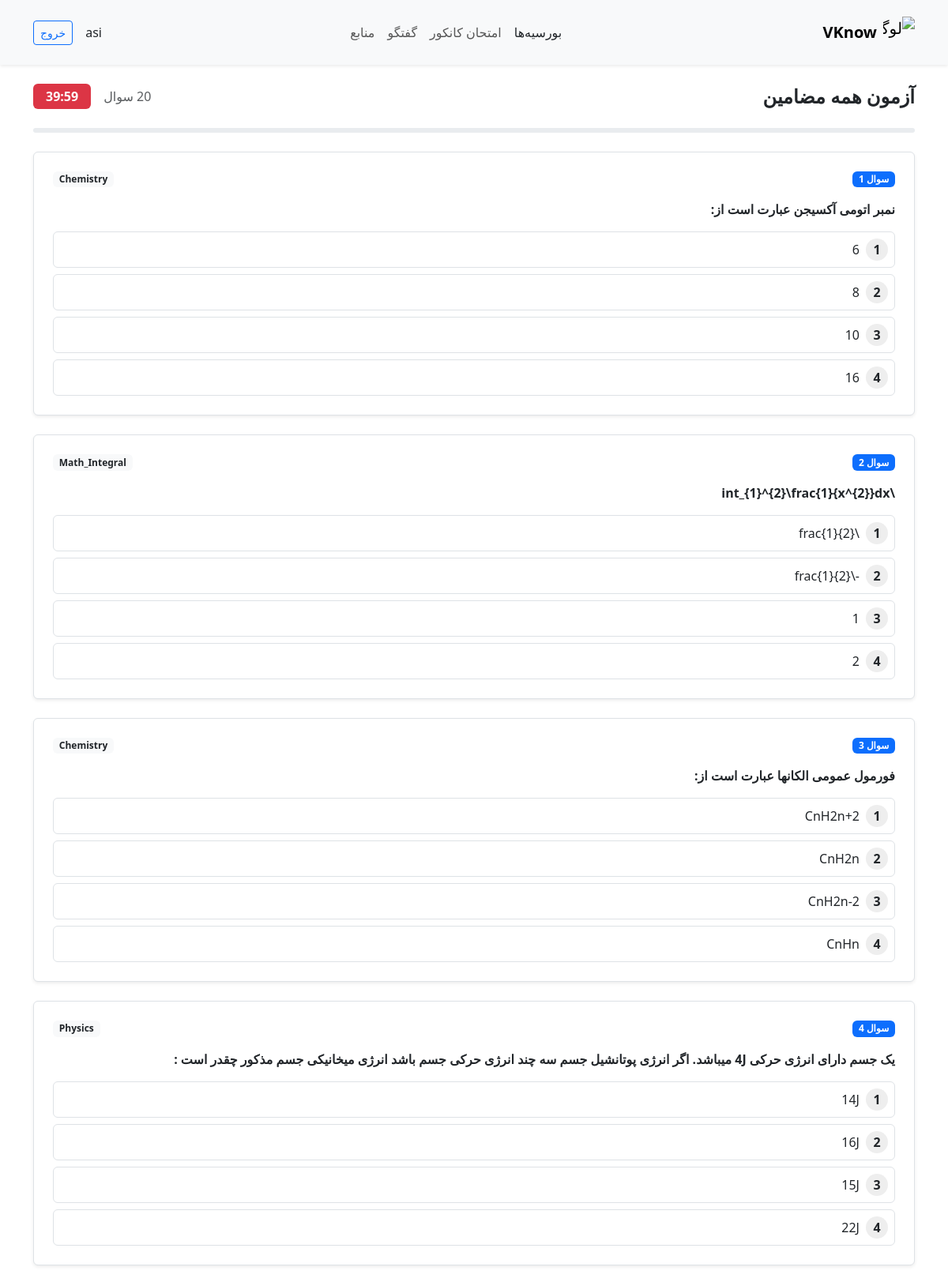
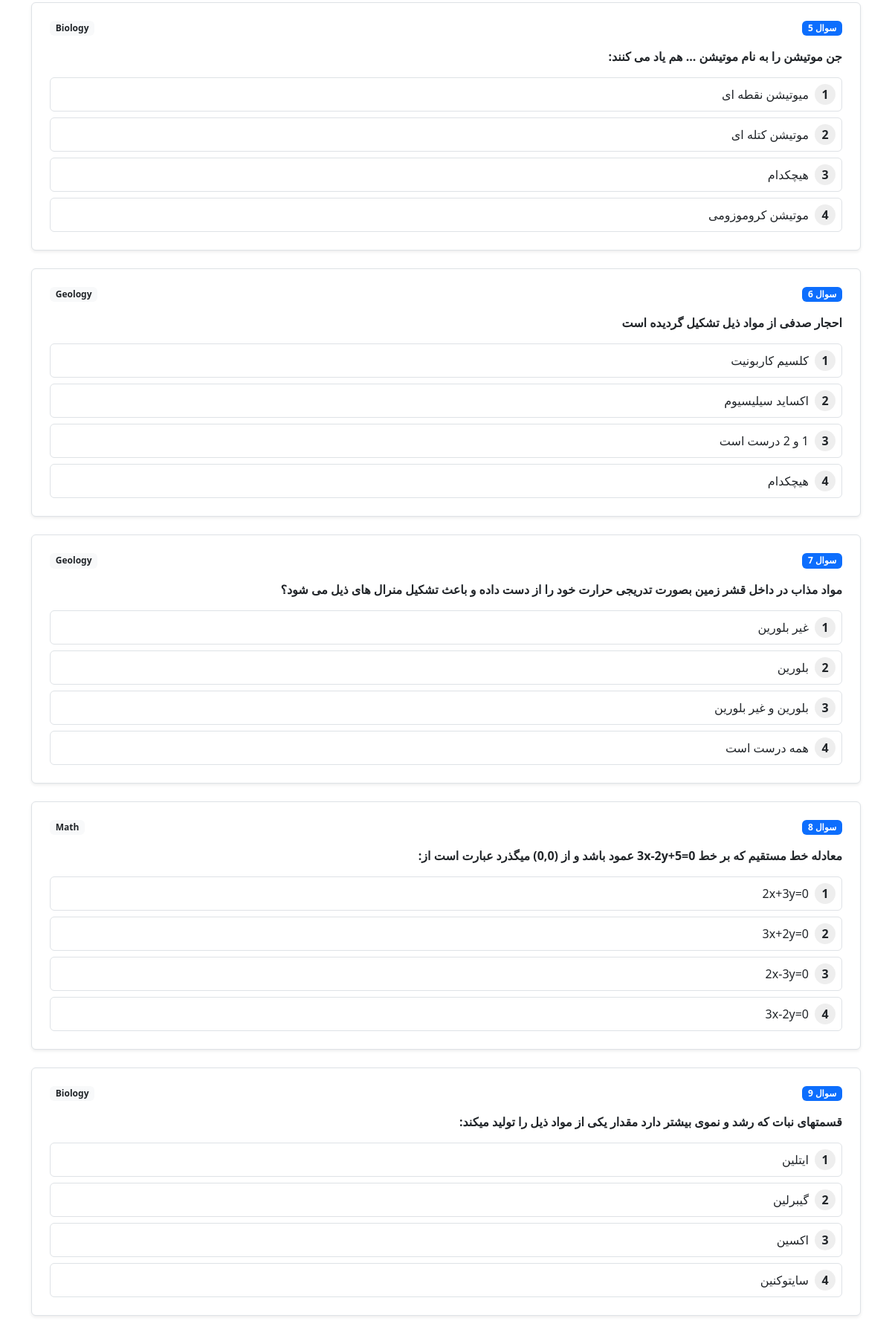
Screenshot of /test/start/ (signed in, upper part) with the database file from the repository (2 pictures, top to bottom).
### kankoor_app/models.py (models this page shows, shortened)
class Question(models.Model):
    SUBJECT_CHOICES = [
        ('Biology', 'Biology'),
        ('Chemistry', 'Chemistry'),
        ('Dari', 'Dari'),
        ('Geology', 'Geology'),
        ('Math', 'Math'),
        ('Physics', 'Physics'),
    ]
    DIFFICULTY_CHOICES = [
        ('easy', 'آسان'),
        ('medium', 'متوسط'),
        ('hard', 'سخت'),
    ]
    question_id = models.IntegerField()
    question = models.TextField()
    options = models.JSONField()
    correct_option = models.IntegerField()
    correct_answer = models.CharField(max_length=500)
    subject = models.CharField(max_length=50, choices=SUBJECT_CHOICES)
    difficulty = models.CharField(max_length=10, choices=DIFFICULTY_CHOICES)

### kankoor_app/views.py (the view)
# urls.py: path('start/', views.start_test, name='start_test'),
@login_required
def start_test(request):
    subject = request.GET.get('subject', '')
    difficulty = request.GET.get('difficulty', '')
    count = int(request.GET.get('count', 20))
    questions = Question.objects.all()
    if subject:
        questions = questions.filter(subject=subject)
    if difficulty:
        questions = questions.filter(difficulty=difficulty)
    questions = list(questions)
    if len(questions) < count:
        count = len(questions)
    selected = random.sample(questions, count)
    questions_data = []
    for q in selected:
        questions_data.append({
            'id': q.id,
            'question': q.question,
            'options': q.options,
            'subject': q.subject,
            'difficulty': q.difficulty,
        })
    return render(request, 'kankoor_app/test.html', {
        'questions': questions_data,
        'questions_json': json.dumps(questions_data, ensure_ascii=False),
        'subject': subject or 'همه مضامین',
        'difficulty': difficulty,
        'count': count,
        'timer_minutes': count * 2,
    })

### kankoor_app/templates/kankoor_app/test.html (shortened to what this page needs)
{% include "includes/header.html" %} {% load static %} {% block content %}
<div class="container py-4" dir="rtl">
  <div class="d-flex justify-content-between align-items-center mb-4">
    <h4 class="fw-bold mb-0">آزمون {{ subject }}</h4>
    <div class="d-flex align-items-center gap-3">
      <span class="text-muted">{{ count }} سوال</span>
      <div class="badge bg-danger fs-6 px-3 py-2" id="timer">--:--</div>
    </div>
  </div>
  <div class="progress mb-4" style="height: 6px">
  </div>
  <form id="test-form">
    {% csrf_token %} {% for q in questions %}
    <div
      class="card border shadow-sm mb-4 p-4 question-card"
      id="q-{{ forloop.counter }}"
    >
      <div class="d-flex justify-content-between mb-3">
        <span class="badge bg-primary">سوال {{ forloop.counter }}</span>
        <span class="badge bg-light text-dark">{{ q.subject }}</span>
      </div>
      <p class="fw-semibold mb-3 math-text">{{ q.question }}</p>
      <div class="d-flex flex-column gap-2">
        {% for option in q.options %}
        <label
          class="option-label d-flex align-items-center gap-2 p-2 rounded border cursor-pointer"
        >
          <span class="option-marker">{{ forloop.counter }}</span>
          <span class="math-text">{{ option }}</span>
        </label>
        {% endfor %}
      </div>
    </div>
    {% endfor %}
  </form>
</div>
{% endblock %}

### templates/includes/header.html (shortened to what this page needs)
{% include 'includes/base.html' %} {% load static %} {% block content %}
<nav
  class="navbar navbar-expand-lg navbar-light bg-light shadow-sm sticky-top d-none d-lg-flex"
>
  <div class="container py-2">
    <a class="navbar-brand d-flex align-items-center" href="">
      <img
        src="{% static 'images/logo.png' %}"
        alt="لوگو"
        width="40"
        height="40"
        class="me-2 img-fluid"
      />
      <span class="fw-bold">VKnow</span>
    </a>
    <ul class="navbar-nav mx-auto">
      <li class="nav-item">
        <a
          class="nav-link {% if request.resolver_match.url_name == 'scholarships_page' %}text-primary fw-semibold{% else %}text-dark{% endif %}"
          href="{% url 'scholarship_app:scholarships'%}">
          بورسیه‌ها
        </a>
      </li>
      <li class="nav-item">
        <a class="nav-link" href="{% url 'kankoor_app:kankoor_home'%}">امتحان کانکور</a>
      </li>
      <li class="nav-item">
        <a class="nav-link" href="{% url 'discussion_app:list'%}">گفتگو</a>
      </li>
      <li class="nav-item">
        <a class="nav-link" href="{% url 'resources_app:resources'%}">منابع</a>
      </li>
    </ul>
    <div class="d-flex align-items-center">
      {% if user.is_authenticated %}
      <a href="{% url 'account_app:dashboard' %}"" class="nav-link me-3">
        {{ request.user.username }}
      </a>
      <a href="{% url 'account_app:logout_user' %}" class="btn btn-outline-primary btn-sm">خروج</a>
      {% endif %}
    </div>
  </div>
</nav>
{% endblock content %}

### static/styles.css (style rules this page uses)
body { padding-bottom: 70px; }

### kankoor_app/templates/kankoor_app/test.html (style rules this page uses)
.option-label { cursor: pointer; transition: all 0.2s; }
.option-marker { width: 28px; height: 28px; border-radius: 50%; background: #eee; display: flex; align-items: center; justify-content: center; font-weight: bold; flex-shrink: 0; }

### rows the page displays
Question: subject "Chemistry", question "نمبر اتومی آکسیجن عبارت است از:"
Question: subject "Math_Integral"
Question: subject "Chemistry", question "فورمول عمومی الکانها عبارت است از:"
Question: subject "Physics", question "یک جسم دارای انرژی حرکی 4J میباشد. اگر انرژی پوتانشیل جسم سه چند انرژی حرکی جسم باشد انرژی میخانیکی جسم مذکور چقدر است :"
Question: subject "Biology", question "جن موتیشن را به نام موتیشن ... هم یاد می کنند:"
Question: subject "Geology", question "احجار صدفی از مواد ذیل تشکیل گردیده است"
Question: subject "Geology", question "مواد مذاب در داخل قشر زمین بصورت تدریجی حرارت خود را از دست داده و باعث تشکیل منرال های ذیل می شود؟"
Question: subject "Math", question "معادله خط مستقیم که بر خط 3x-2y+5=0 عمود باشد و از (0,0) میگذرد عبارت است از:"
Question: subject "Biology", question "قسمتهای نبات که رشد و نموی بیشتر دارد مقدار یکی از مواد ذیل را تولید میکند:"

### other values shown
{{ request.user.username }} "asi"
{{ subject }} "همه مضامین"
{{ count }} "20"
{{ option }} "6" "8" "10" "16" "1" "2" "CnH2n+2" "CnH2n" "CnH2n-2" "CnHn" "14J" "16J" "15J" "22J" "میوتیشن نقطه ای" "موتیشن کتله ای" "هیچکدام" "موتیشن کروموزومی" "کلسیم کاربونیت" "اکساید سیلیسیوم" "1 و 2 درست است" "هیچکدام" "غير بلورين" "بلورین" "بلورین و غیر بلورین" "همه درست است" "2x+3y=0" "3x+2y=0" "2x-3y=0" "3x-2y=0" "ایتلین" "گیبرلین" "اکسین" "سايتوکنین"
